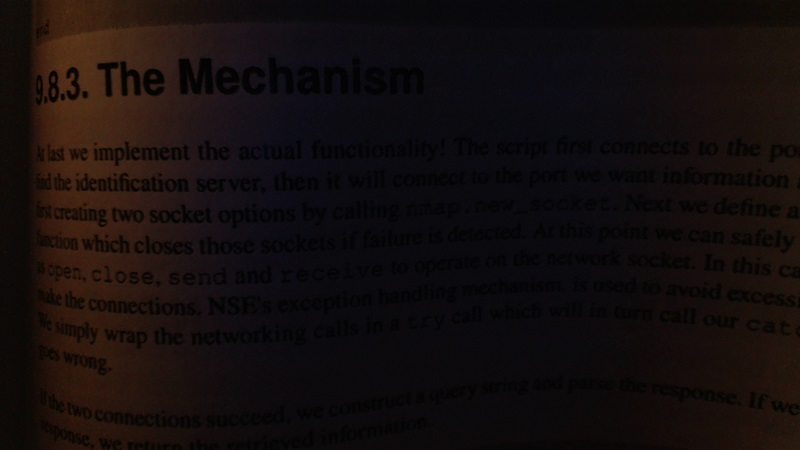
#> input picture images/bookpage.jpg, 800 x 450 px
$ python tresholding.py
#> lines starting #> are read from the running program, lines starting #| are printed output that depends on the picture; after the words box and inside, x2 and y2 are one past the last pixel; in counts of white or black regions, pixels touching at a corner belong together
import cv2


img = cv2.imread('images/bookpage.jpg')
#> img is the input picture: shape (450, 800, 3); mean B, G, R 13.4, 13.6, 20.3
grayscaled = cv2.cvtColor(img, cv2.COLOR_BGR2GRAY)
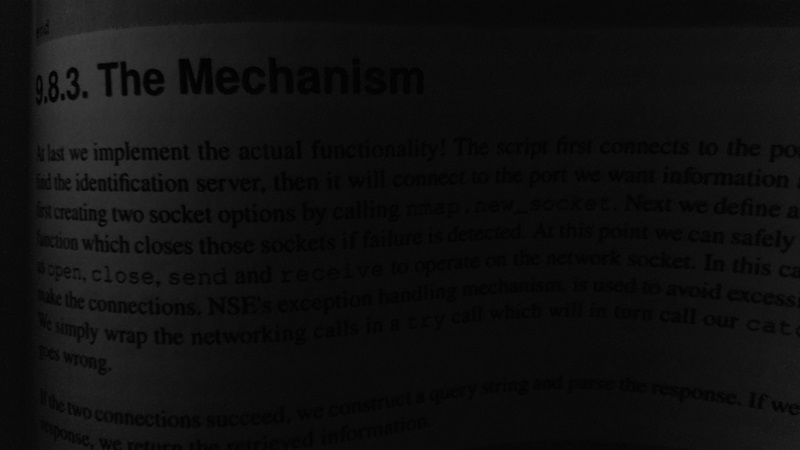
#> grayscaled: shape (450, 800); min 0, max 64, mean 15.6

ret2, threshold = cv2.threshold(img, 10, 255, cv2.THRESH_BINARY)
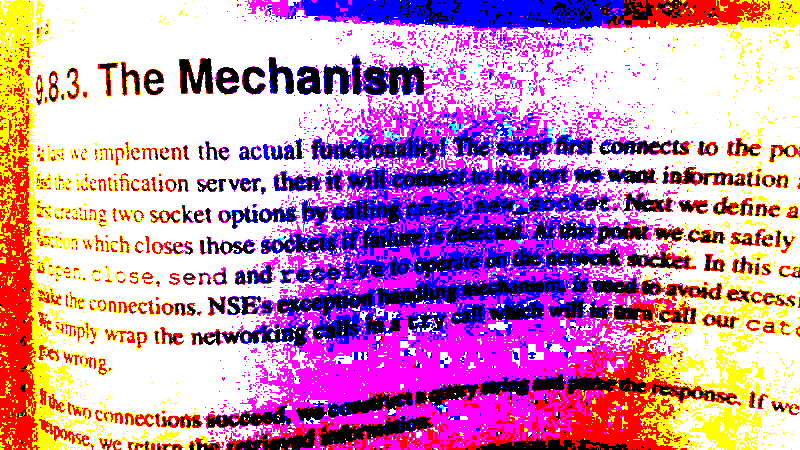
#> threshold: shape (450, 800, 3); mean B, G, R 185.6, 143.5, 204.9
cv2.imshow('normal_threshold_color', threshold)


ret, threshold2 = cv2.threshold(grayscaled, 12, 255, cv2.THRESH_BINARY)
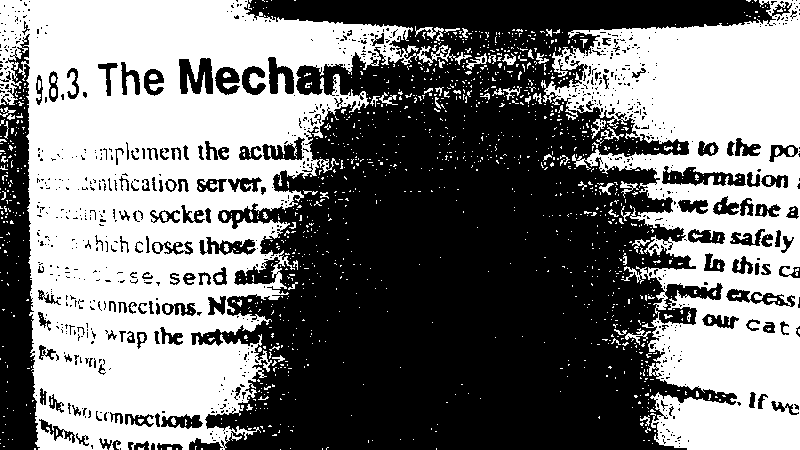
#> threshold2: shape (450, 800); 47.3% white; 1332 white regions (1245 under 20 px), largest, box (x1, y1, x2, y2) and area: (0, 0, 472, 450) 102496, (541, 0, 800, 450) 60163, (415, 26, 444, 41) 156
cv2.imshow('normal_threshold_grey', threshold2)


gaussian_threshold = cv2.adaptiveThreshold(
    grayscaled, 255, cv2.ADAPTIVE_THRESH_GAUSSIAN_C, cv2.THRESH_BINARY, 115, 1)
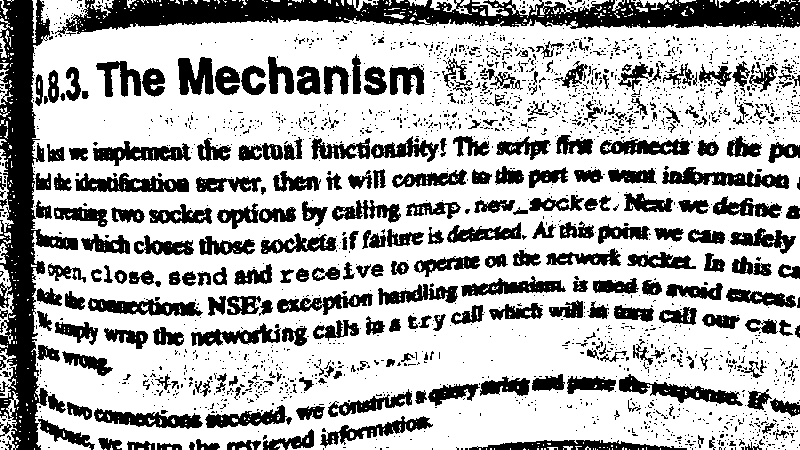
#> gaussian_threshold: shape (450, 800); 69.3% white; 2145 black regions (1865 under 20 px), largest, box (x1, y1, x2, y2) and area: (55, 0, 800, 37) 14872, (0, 0, 78, 450) 13658, (662, 167, 789, 189) 1363
cv2.imshow('adaptive_threshold_gaussian', gaussian_threshold)

cv2.waitKey(0)
cv2.destroyAllWindows()
